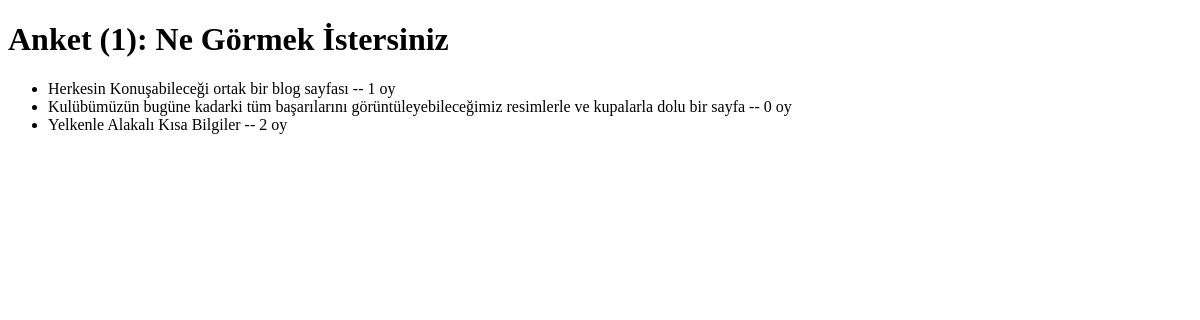
The app's page /polls/1/results/, older data.
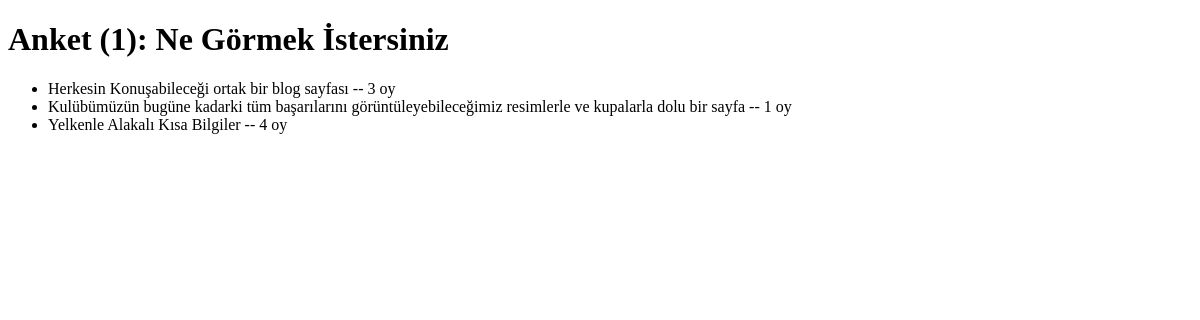
The same page, newer data.
### polls/models.py (models this page shows, shortened)
class Question(models.Model):
    question_text = models.CharField(max_length=200)
    pub_date = models.DateTimeField("date published")

class Choice(models.Model):
    question = models.ForeignKey(Question, on_delete=models.CASCADE)
    choice_text = models.CharField(max_length=200)
    votes = models.IntegerField(default=0)

### polls/views.py (the view)
# urls.py: path("<int:question_id>/results/", views.results, name="results"),
def results(request, question_id):
    question = get_object_or_404(Question, pk=question_id)
    return render(request, "polls/results.html", {"question": question})

### polls/Templates/polls/results.html (shortened to what this page needs)
<!DOCTYPE html>
<html lang="en">
<head>
</head>
<body>
</body>
</html>
<h1>{{ question.question_text }}</h1>
<ul>
{% for choice in question.choice_set.all %}
    <li>{{ choice.choice_text }} -- {{ choice.votes }} oy</li>
{% endfor %}
</ul>

Row changes from the older to the newer data that the page shows:
changed Choice "Herkesin Konuşabileceği ortak bir blog sayfası": votes "1" → "3"
changed Choice (number 2 of 3 on the later page): votes "0" → "1"
changed Choice "Yelkenle Alakalı Kısa Bilgiler": votes "2" → "4"
